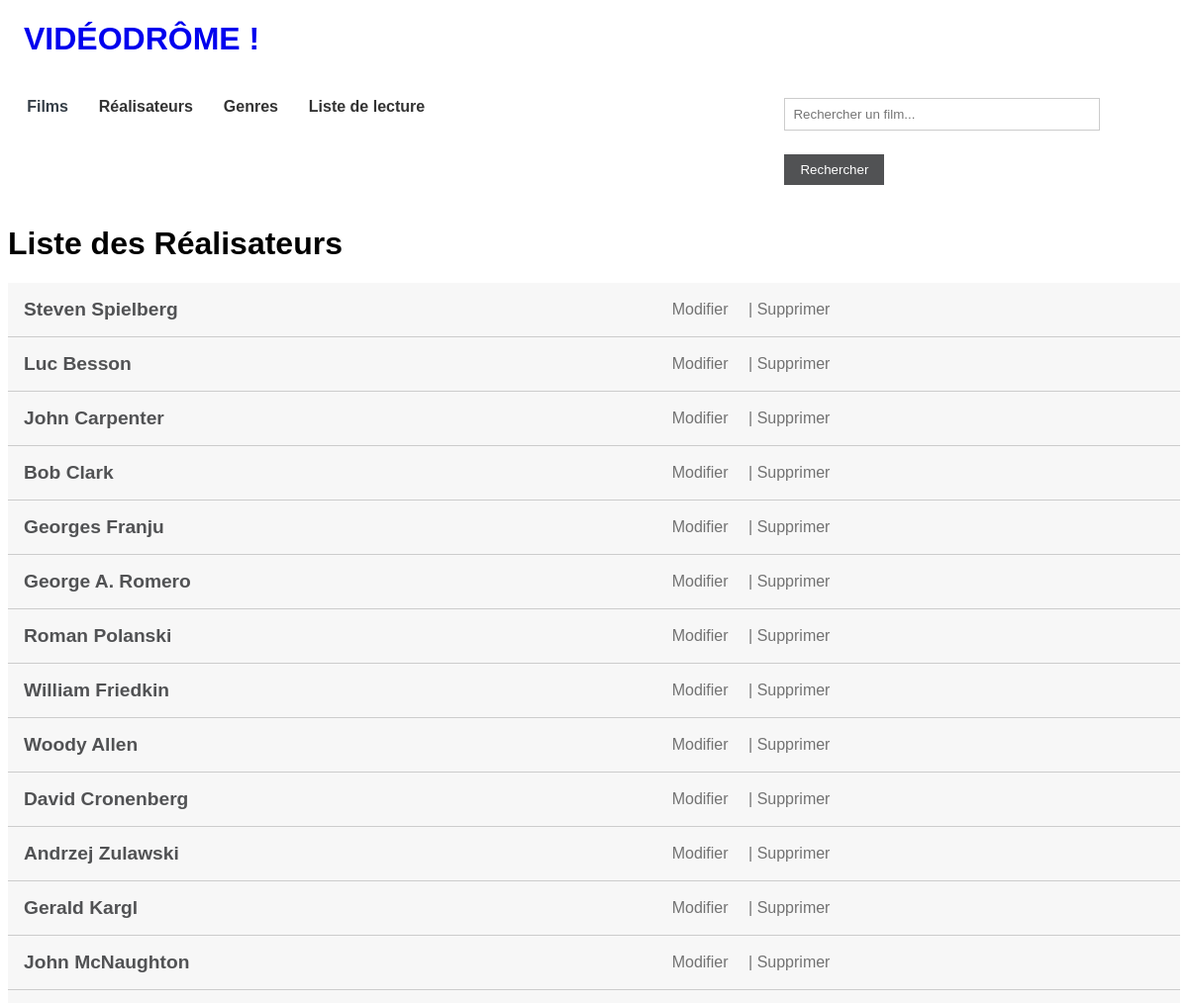
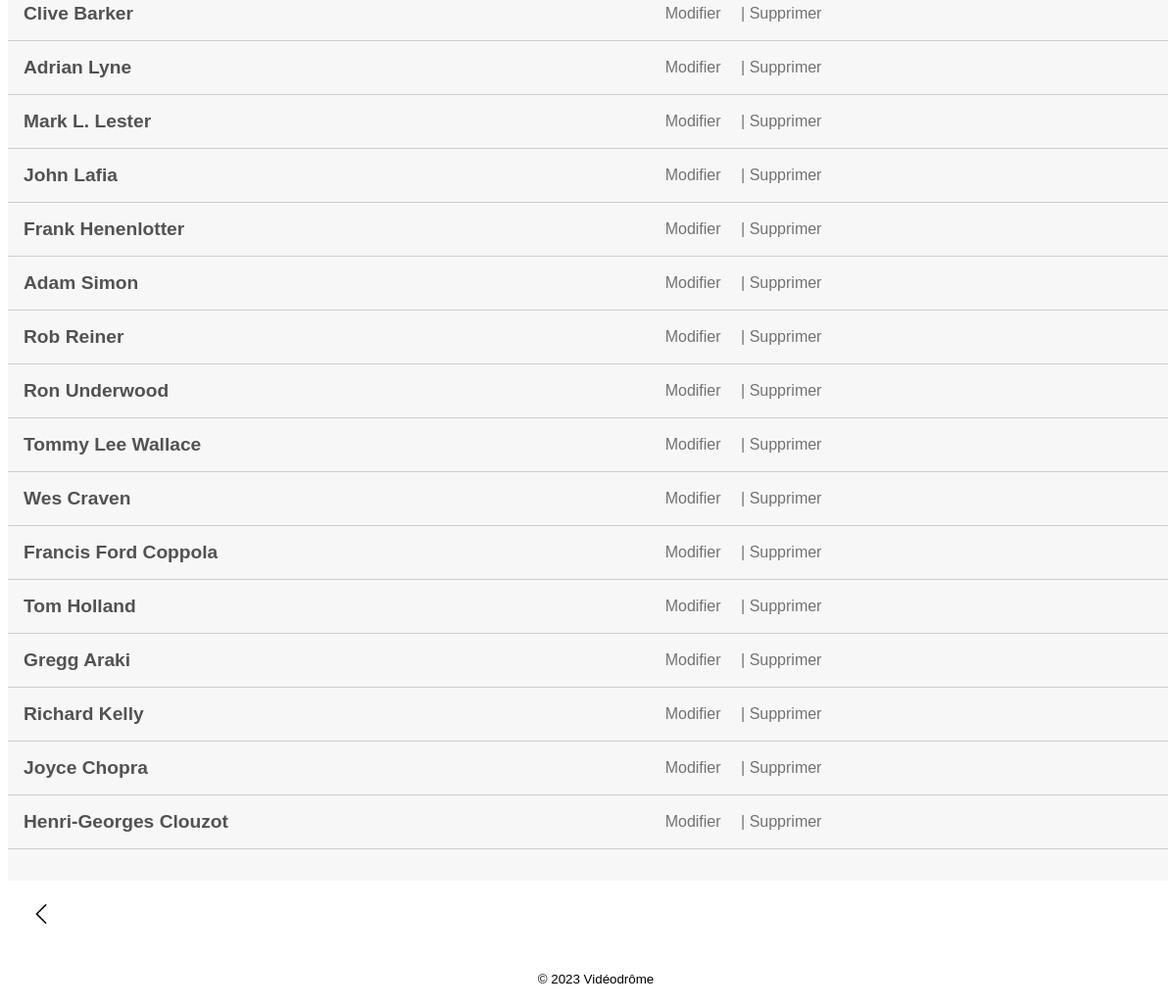
Page /realisateurs-liste.php on the committed database (2 pictures, top to bottom).
### tables this page shows
CREATE TABLE `realisateurs` (
  `id` int(11) NOT NULL,
  `prenom` varchar(50) NOT NULL,
  `nom` varchar(50) NOT NULL
);

### classe/CRUD.php (called while the page is built, shortened)
<?php
class CRUD extends PDO
{
    public function select($table, $fields = '*')
    {
        try {
            $sql = "SELECT $fields FROM $table";
            $stmt = $this->query($sql);
            return $stmt->fetchAll(PDO::FETCH_ASSOC);
        } catch (PDOException $e) {
            echo "Error: " . $e->getMessage();
            return false;
        }
    }
}
?>

### realisateurs-liste.php (the view, shortened to what this page needs)
<?php
require_once './classe/CRUD.php';
require_once './vues/header.php';
$crud = new CRUD();
$realisateurs = null;
try {
    $realisateurs = $crud->select('realisateurs');
} catch (Exception $e) {
    echo "Une erreur s/'est produite: " . $e->getMessage();
}
?>
<h1>Liste des Réalisateurs</h1>
<main>
    <table>
        <tbody>
            <?php foreach ($realisateurs as $realisateur): ?>
                <tr>
                    <td>
                        <a class="realisateurs" href="realisateurs-afficher.php?id=<?php echo $realisateur['id']; ?>">
                            <?php echo $realisateur['prenom'] . ' ' . $realisateur['nom']; ?>
                        </a>
                    </td>
                    <td>
                        <a href="realisateurs-modifier.php?id=<?php echo $realisateur['id']; ?>">Modifier</a>
                        <a href="realisateurs-supprimer.php?id=<?php echo $realisateur['id']; ?>">| Supprimer</a>
                    </td>
                </tr>
            <?php endforeach; ?>
        </tbody>
    </table>
</main>
<a href="index.php">
    <img src="./assets/images/left-arrow.png" class="back-to-list">
</a>
<?php require_once './vues/footer.php'; ?>

### vues/header.php (shortened to what this page needs)
<!DOCTYPE html>
<html lang="fr">
<head>
    <link rel="stylesheet" href="./assets/css/styles.css">
</head>
<body>
    <header>
        <h1>
            <a id="logo" href="index.php">VIDÉODRÔME !</a>
        </h1>
        <nav>
            <ul>
                <li><a href="">Films</a>
                </li>
                <li><a href="#">Réalisateurs</a>
                </li>
                <li><a href="#">Genres</a>
                </li>
                <li><a href="#">Liste de lecture</a>
                </li>
            </ul>
            <div class="recherche">
                <form action="index.php" method="get">
                    <input type="text" name="recherche" placeholder="Rechercher un film...">
                    <input type="submit" value="Rechercher">
                </form>
            </div>
        </nav>
    </header>

### vues/footer.php
<footer>
    <p>© 2023 Vidéodrôme</p>
</footer>
</body>
</html>

### assets/css/styles.css (style rules this page uses)
body { font-family: Helvetica; height: 100vh; }
li { padding: 0.2rem; list-style: none; }
form { padding: 0.2rem; }
.recherche { padding: 1rem; }
header { margin-left: 1rem; margin-right: 5rem; }
footer { padding: 0.5rem; bottom: 0; width: 100%; text-align: center; font-size: smaller; }
main { display: flex; background-color: rgba(245, 245, 245, 0.8); overflow: hidden; justify-content: center; gap: 2rem; }
.back-to-list { width: 20px; height: 20px; padding: 1.5rem; }
nav { display: flex; justify-content: space-between; flex-direction: row; }
ul { list-style-type: none; padding: 0; }
ul li { display: inline-block; position: relative; margin-right: 20px; }
ul li a { text-decoration: none; color: #333; font-weight: bold; }
input[type="text"], input[type="number"], input[type="email"], textarea { width: 100%; padding: 0.5rem; margin-bottom: 1.5rem; border: 1px solid #ccc; }
input[type="submit"] { background-color: #515254; color: white; padding: 0.5rem 1rem; border: none; cursor: pointer; }
.realisateurs { font-size: larger; font-weight: bold; text-decoration: none; color: #515254; }
table { width: 100%; border-collapse: collapse; margin-bottom: 2rem; }
th, td { padding: 1rem; text-align: left; border-bottom: 1px solid #ccc; }
.realisateurs { text-decoration: none; color: #515254; }
td a { margin-right: 1rem; text-decoration: none; color: #727272; }
#logo { text-decoration: none; }
a { text-decoration: none; }

### rows in the picture
realisateurs: prenom "Steven", nom "Spielberg"
realisateurs: prenom "Luc", nom "Besson"
realisateurs: prenom "John", nom "Carpenter"
realisateurs: prenom "Bob", nom "Clark"
realisateurs: prenom "Georges", nom "Franju"
realisateurs: prenom "George A.", nom "Romero"
realisateurs: prenom "Roman", nom "Polanski"
realisateurs: prenom "William", nom "Friedkin"
realisateurs: prenom "Woody", nom "Allen"
realisateurs: prenom "David", nom "Cronenberg"
realisateurs: prenom "Andrzej", nom "Zulawski"
realisateurs: prenom "Gerald", nom "Kargl"
realisateurs: prenom "John", nom "McNaughton"
realisateurs: prenom "Clive", nom "Barker"
realisateurs: prenom "Adrian", nom "Lyne"
realisateurs: prenom "Mark L.", nom "Lester"
realisateurs: prenom "John", nom "Lafia"
realisateurs: prenom "Frank", nom "Henenlotter"
realisateurs: prenom "Adam", nom "Simon"
realisateurs: prenom "Rob", nom "Reiner"
realisateurs: prenom "Ron", nom "Underwood"
realisateurs: prenom "Tommy Lee", nom "Wallace"
realisateurs: prenom "Wes", nom "Craven"
realisateurs: prenom "Francis Ford", nom "Coppola"
realisateurs: prenom "Tom", nom "Holland"
realisateurs: prenom "Gregg", nom "Araki"
realisateurs: prenom "Richard", nom "Kelly"
realisateurs: prenom "Joyce", nom "Chopra"
realisateurs: prenom "Henri-Georges", nom "Clouzot"
